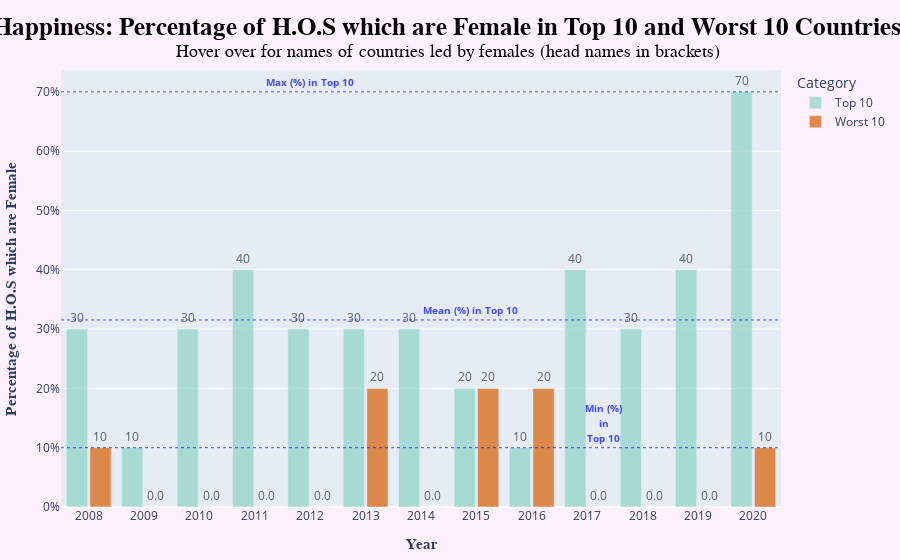

The notebook cell saved with this chart:
### Markdown cell above
The code below creates interactive barcharts to display the results from the function above for a particular index.
On the x-axis we have years and the y-axis we have the percentage of heads of states which are females.
We have seperate bars for Top 10 and Worst 10 countries in each year. We analyze peace and happiness sepereately

The bar chart also shows horizonatal lines for the min, mean and max of percentage of heads of states which are
females in the Top 10 Countries category. Hoevering over each bar displays the country and head of state names for
female led countries

### Code cell
def bars(index):

    """
    This function takes in an index name, creates the full stats data for the particular index
    and then displays the output in an interactive barchart.
    

    Paramters
    ---------
    index: string
           Relevant index name   
    Returns
    -------
    fig:   plotly figure
           Plotly Barchart 
    """
    assert (index=="Happiness") | (index=="Peace")
    
    df= fullstats(index+"_index")

    fig = px.bar(df, x='Year',y='Fem HOS (%)',hover_data=['Countries and Heads'], color='Category', text='Fem HOS (%)',
    color_discrete_sequence=["rgba(141,211,199,0.7)", "rgba(217,95,2,0.7)"])
    fig.update_traces(texttemplate='%{text:.2s}', textposition='outside',textfont_color="rgba(0,0,0,0.6)")

    fig.update_layout(
        title_text='<b>'+index+
        ': Percentage of H.O.S which are Female in Top 10 and Worst 10 Countries </b><br><sup>Hover'+
        ' over for names of countries led by females (head names in brackets) </sup>',
        titlefont=dict(size =25, color='black', family='serif'),
        title_x=0.5,
        barmode='group', 
        bargap=0.15, # gap between bars of adjacent location coordinates.
        bargroupgap=0.1, # gap between bars of the same location coordinate.
        margin=dict(l=10, r=10, t=70, b=10),
        paper_bgcolor='rgb(255,240,255)',
        xaxis = dict(
        tickmode = 'linear',
        tickvals = list(range(2009,2021))),
        yaxis_ticksuffix="%"
    )

    fig.update_yaxes(title={'text':'<b> Percentage of H.O.S which are Female </b>','font':{'size':15,'family':'serif'}})
    fig.update_xaxes(title={'text':'<b> Year </b>','font':{'size':15,'family':'serif'}})
    

    #Add horizontal lines

    h_lines= df.loc[df["Category"]=="Top 10","Fem HOS (%)"]
    for i in [min,np.mean,max]:
        y_l=h_lines.agg(i)
        fig.add_hline(y=y_l,line_width=1, line_dash="dot", line_color="rgba(0,0,255,0.7)")
    
    #Add annotations
    font_p= dict(color="rgba(0,0,255,0.7)",size=10)
            
    fig.add_annotation(x=2012, y=h_lines.agg(max),
            text=  "<b> Max (%) in Top 10 </b>",
            showarrow=False, yshift=10,
            font=font_p)

    fig.add_annotation(x=2014.9, y=h_lines.agg(np.mean),
            text=  "<b> Mean (%) in Top 10 </b>",
            showarrow=False, yshift=10,
            font=font_p)

    fig.add_annotation(x=2017.3, y=h_lines.agg(np.min),
            text=  "<b> Min (%) </b>",
            showarrow=False, yshift=40,
            font=font_p)
    fig.add_annotation(x=2017.3, y=h_lines.agg(np.min),
            text=  "<b> in </b>",
            showarrow=False, yshift=25,
            font=font_p)
    fig.add_annotation(x=2017.3, y=h_lines.agg(np.min),
            text=  "<b> Top 10 </b>",
            showarrow=False, yshift=10,
            font=font_p)
            
    fig.show()

#Plot bar chart for happiness
bars("Happiness")

### Figure 1 — Plotly figure (JSON) as saved in the notebook; plotly's stock layout.template omitted (floating-point values rounded to 4 significant figures)
{"data": [{"alignmentgroup": "True", "customdata": [["Finland (Tarja Halonen), Ireland (Mary McAleese), New Zealand (Helen Clark)"], ["Ireland (Mary McAleese)"], ["Australia (Julia Gillard), Finland (Tarja Halonen), Finland (Mari Kiviniemi)"], ["Denmark (Helle Thorning-Schmidt), Australia (Julia Gillard), Finland (Mari Kiviniemi), Finland (Tarja Halonen)"], ["Iceland (Jóhanna Sigurðardóttir), Denmark (Helle Thorning-Schmidt), Finland (Tarja Halonen)"], ["Denmark (Helle Thorning-Schmidt), Iceland (Jóhanna Sigurðardóttir), Australia (Julia Gillard)"], ["Denmark (Helle Thorning-Schmidt), Norway (Erna Solberg), Costa Rica (Laura Chinchilla)"], ["Norway (Erna Solberg), Denmark (Helle Thorning-Schmidt)"], ["Norway (Erna Solberg)"], ["Norway (Erna Solberg), Iceland (Katrín Jakobsdóttir), New Zealand (Jacinda Ardern), Austria (Doris Bures)"], ["Norway (Erna Solberg), New Zealand (Jacinda Ardern), United Kingdom (Theresa May)"], ["Finland (Sanna Marin), Denmark (Mette Frederiksen), Iceland (Katrín Jakobsdóttir), Norway (Erna Solberg)"], ["Finland (Sanna Marin), Iceland (Katrín Jakobsdóttir), Denmark (Mette Frederiksen), Germany (Angela Merkel), Norway (Erna Solberg), New Zealand (Jacinda Ardern), Austria (Brigitte Bierlein)"]], "hovertemplate": "Category=Top 10<br>Year=%{x}<br>Fem HOS (%)=%{text}<br>Countries and Heads=%{customdata[0]}<extra></extra>", "legendgroup": "Top 10", "marker": {"color": "rgba(141,211,199,0.7)", "pattern": {"shape": ""}}, "name": "Top 10", "offsetgroup": "Top 10", "orientation": "v", "showlegend": true, "text": [30, 10, 30, 40, 30, 30, 30, 20, 10, 40, 30, 40, 70], "textfont": {"color": "rgba(0,0,0,0.6)"}, "textposition": "outside", "texttemplate": "%{text:.2s}", "type": "bar", "x": [2008, 2009, 2010, 2011, 2012, 2013, 2014, 2015, 2016, 2017, 2018, 2019, 2020], "xaxis": "x", "y": [30, 10, 30, 40, 30, 30, 30, 20, 10, 40, 30, 40, 70], "yaxis": "y"}, {"alignmentgroup": "True", "customdata": [["Haiti (Michèle Pierre-Louis)"], [""], [""], [""], [""], ["South Africa (Ivy Matsepe-Casaburri), Senegal (Aminata Touré)"], [""], ["Haiti (Florence Duperval Guillaume), Liberia (Ellen Johnson Sirleaf)"], ["Liberia (Ellen Johnson Sirleaf), Central African Republic (Catherine Samba-Panza)"], [""], [""], [""], ["Myanmar (Aung San Suu Kyi)"]], "hovertemplate": "Category=Worst 10<br>Year=%{x}<br>Fem HOS (%)=%{text}<br>Countries and Heads=%{customdata[0]}<extra></extra>", "legendgroup": "Worst 10", "marker": {"color": "rgba(217,95,2,0.7)", "pattern": {"shape": ""}}, "name": "Worst 10", "offsetgroup": "Worst 10", "orientation": "v", "showlegend": true, "text": [10, 0, 0, 0, 0, 20, 0, 20, 20, 0, 0, 0, 10], "textfont": {"color": "rgba(0,0,0,0.6)"}, "textposition": "outside", "texttemplate": "%{text:.2s}", "type": "bar", "x": [2008, 2009, 2010, 2011, 2012, 2013, 2014, 2015, 2016, 2017, 2018, 2019, 2020], "xaxis": "x", "y": [10, 0, 0, 0, 0, 20, 0, 20, 20, 0, 0, 0, 10], "yaxis": "y"}], "layout": {"annotations": [{"font": {"color": "rgba(0,0,255,0.7)", "size": 10}, "showarrow": false, "text": "<b> Max (%) in Top 10 </b>", "x": 2012, "y": 70, "yshift": 10}, {"font": {"color": "rgba(0,0,255,0.7)", "size": 10}, "showarrow": false, "text": "<b> Mean (%) in Top 10 </b>", "x": 2015.0, "y": 31.54, "yshift": 10}, {"font": {"color": "rgba(0,0,255,0.7)", "size": 10}, "showarrow": false, "text": "<b> Min (%) </b>", "x": 2017.0, "y": 10, "yshift": 40}, {"font": {"color": "rgba(0,0,255,0.7)", "size": 10}, "showarrow": false, "text": "<b> in </b>", "x": 2017.0, "y": 10, "yshift": 25}, {"font": {"color": "rgba(0,0,255,0.7)", "size": 10}, "showarrow": false, "text": "<b> Top 10 </b>", "x": 2017.0, "y": 10, "yshift": 10}], "bargap": 0.15, "bargroupgap": 0.1, "barmode": "group", "legend": {"title": {"text": "Category"}, "tracegroupgap": 0}, "margin": {"b": 10, "l": 10, "r": 10, "t": 70}, "paper_bgcolor": "rgb(255,240,255)", "shapes": [{"line": {"color": "rgba(0,0,255,0.7)", "dash": "dot", "width": 1}, "type": "line", "x0": 0, "x1": 1, "xref": "x domain", "y0": 10, "y1": 10, "yref": "y"}, {"line": {"color": "rgba(0,0,255,0.7)", "dash": "dot", "width": 1}, "type": "line", "x0": 0, "x1": 1, "xref": "x domain", "y0": 31.54, "y1": 31.54, "yref": "y"}, {"line": {"color": "rgba(0,0,255,0.7)", "dash": "dot", "width": 1}, "type": "line", "x0": 0, "x1": 1, "xref": "x domain", "y0": 70, "y1": 70, "yref": "y"}], "title": {"font": {"color": "black", "family": "serif", "size": 25}, "text": "<b>Happiness: Percentage of H.O.S which are Female in Top 10 and Worst 10 Countries </b><br><sup>Hover over for names of countries led by females (head names in brackets) </sup>", "x": 0.5}, "xaxis": {"anchor": "y", "domain": [0, 1], "tickmode": "linear", "tickvals": [2009, 2010, 2011, 2012, 2013, 2014, 2015, 2016, 2017, 2018, 2019, 2020], "title": {"font": {"family": "serif", "size": 15}, "text": "<b> Year </b>"}}, "yaxis": {"anchor": "x", "domain": [0, 1], "ticksuffix": "%", "title": {"font": {"family": "serif", "size": 15}, "text": "<b> Percentage of H.O.S which are Female </b>"}}}}
